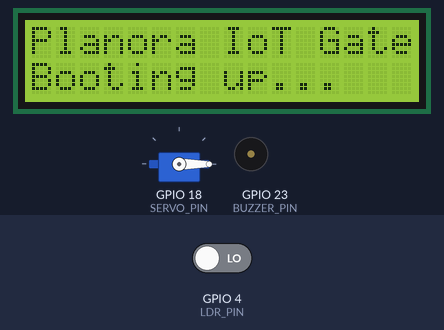
The sketch below on a simulated ESP32. Shown: servo, 16×2 character LCD, buzzer (waves = sounding, pin HIGH). The inputs (shaded band) are chosen by the test bench; at power-on: GPIO 4 (LDR_PIN) LOW. WiFi joins after 1.5 s; servers stay silent unless stated; uploads are accepted with an empty reply; what the sketch prints to the serial monitor is not drawn.

Above: at 0.1 s.
At 3.5 s:
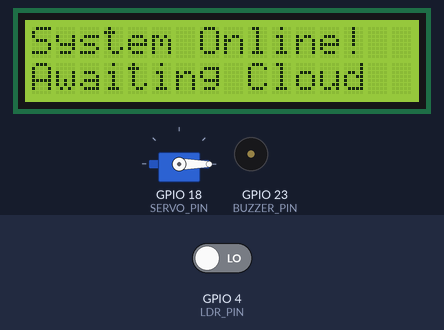
Timing chart, 0 to 5.0 s (numbered marks = the images above):
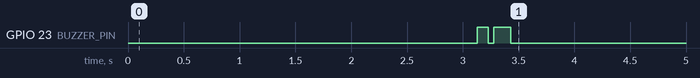

The sketch:

Hrdware_Code.ino
```cpp
#include <Arduino.h>
#include <WiFi.h>
#include <WiFiClientSecure.h>
#include <ESP32Servo.h>
#include <Wire.h>
#include <LiquidCrystal_I2C.h>

// 1. HARDWARE PIN DEFINITIONS
#define SERVO_PIN 18
#define LDR_PIN    4
#define BUZZER_PIN 23

// 2. NETWORK & FIREBASE ENVIRONMENT SETUP
#define WIFI_SSID "Kaveri block 2st floor B3_2.4Gh"
#define WIFI_PASSWORD "Omsai@123"
#define FIREBASE_API_KEY "AIzaSyBuNWz-u1hoqOWhe_Ia9LhkwWbul73mB2w"
#define FIREBASE_PROJECT_ID "planora-16eda"

Servo parkingBarrier;
WiFiClientSecure client;
LiquidCrystal_I2C lcd(0x27, 16, 2);

// Safety tuning parameters
bool vehicleIsSafetyBlocked = false;
String currentPhysicalState = "UNKNOWN";
bool wasSafetyBlocked;
// --- AUDIO FEEDBACK FUNCTIONS ---
void successChime() {
  digitalWrite(BUZZER_PIN, HIGH); delay(100);
  digitalWrite(BUZZER_PIN, LOW); delay(50);
  digitalWrite(BUZZER_PIN, HIGH); delay(150);
  digitalWrite(BUZZER_PIN, LOW);
}

void warningBeep() {
  for(int i=0; i<3; i++) {
    digitalWrite(BUZZER_PIN, HIGH); delay(150);
    digitalWrite(BUZZER_PIN, LOW); delay(100);
  }
}

// --- CLOUD CONNECTION FUNCTION ---
String sendRawRESTRequest(String method, String urlPath, String payload) {
  String response = "";
  client.setInsecure();

  if (client.connect("firestore.googleapis.com", 443)) {
    client.println(method + " " + urlPath + " HTTP/1.1");
    client.println("Host: firestore.googleapis.com");
    client.println("Connection: close");
    if (payload.length() > 0) {
      client.println("Content-Type: application/json");
      client.println("Content-Length: " + String(payload.length()));
      client.println();
      client.print(payload);
    } else {
      client.println();
    }
    while (client.connected() || client.available()) {
      if (client.available()) {
        char c = client.read();
        response += c;
      }
    }
    client.stop();
  }
  return response;
}

void setup() {
  Serial.begin(115200);

  pinMode(LDR_PIN, INPUT);
  pinMode(BUZZER_PIN, OUTPUT);

  // Initialize Gate
  parkingBarrier.attach(SERVO_PIN);
  parkingBarrier.write(0);
  currentPhysicalState = "HORIZONTAL";
  String currentPhysicalState = "UNKNOWN";
  bool wasSafetyBlocked = false; // Remembers if the screen is stuck on a warning

  // Initialize Screen UI
  lcd.init();
  lcd.backlight();
  lcd.clear();
  lcd.setCursor(0, 0);
  lcd.print("Planora IoT Gate");
  lcd.setCursor(0, 1);
  lcd.print("Booting up...");
  delay(1500);

  // Connect to Wi-Fi
  lcd.clear();
  lcd.setCursor(0, 0);
  lcd.print("Connecting to");
  lcd.setCursor(0, 1);
  lcd.print("Wi-Fi Network...");

  WiFi.begin(WIFI_SSID, WIFI_PASSWORD);
  while (WiFi.status() != WL_CONNECTED) {
    delay(500);
    Serial.print(".");
  }

  successChime();
  lcd.clear();
  lcd.setCursor(0, 0);
  lcd.print("System Online!");
  lcd.setCursor(0, 1);
  lcd.print("Awaiting Cloud");
  delay(2000);
}

void loop() {
  // Read local safety sensor DIGITALLY
  int ldrValue = digitalRead(LDR_PIN);

  // Log sensor state to monitor calibration
  Serial.print("LDR (Digital): "); Serial.println(ldrValue);

  // Evaluate Safety Constraints (If car breaks light beam)
  if (ldrValue == HIGH) {
    vehicleIsSafetyBlocked = true;
  } else {
    vehicleIsSafetyBlocked = false;
  }

  String basePath = "/v1/projects/" + String(FIREBASE_PROJECT_ID) + "/databases/(default)/documents/Parking_Slots/Cubbon_Park_Slot_01";

  // 1. REPORT CURRENT VEHICLE OCCUPANCY UP TO FIRESTORE
  String patchPath = basePath + "?updateMask.fieldPaths=isVehiclePresent&key=" + String(FIREBASE_API_KEY);
  String patchPayload = "{\"fields\":{\"isVehiclePresent\":{\"booleanValue\":" + String(vehicleIsSafetyBlocked ? "true" : "false") + "}}}";
  sendRawRESTRequest("PATCH", patchPath, patchPayload);
  delay(200);

  // 2. READ TARGET COMMAND STATE FROM CLOUD
  String getPath = basePath + "?key=" + String(FIREBASE_API_KEY);
  String serverResponse = sendRawRESTRequest("GET", getPath, "");

  if (serverResponse.length() > 0) {
    int jsonBodyIndex = serverResponse.indexOf("\r\n\r\n");
    if (jsonBodyIndex != -1) {
      String jsonBody = serverResponse.substring(jsonBodyIndex + 4);

      // --- COMMAND RECEIVED: MOVE GATE UP (VERTICAL / BOOKED) ---
      if (jsonBody.indexOf("\"VERTICAL\"") != -1 || jsonBody.indexOf("VERTICAL") != -1) {

        if (vehicleIsSafetyBlocked) {
          Serial.println("WARNING: Car blocking gate UP movement!");
          lcd.clear();
          lcd.setCursor(0, 0);
          lcd.print("  SAFETY LOCK!  ");
          lcd.setCursor(0, 1);
          lcd.print("Vehicle On Gate!");
          wasSafetyBlocked = true; // Remember that the screen is showing a warning

          digitalWrite(BUZZER_PIN, HIGH); delay(80); digitalWrite(BUZZER_PIN, LOW);
        }
        // Move gate OR redraw the screen if the safety lock just cleared
        else if (currentPhysicalState != "VERTICAL" || wasSafetyBlocked) {

          // Only move the motor if it's not already vertical
          if (currentPhysicalState != "VERTICAL") {
            Serial.println("Command: VERTICAL -> Opening Gate");
            warningBeep();
            parkingBarrier.write(90);
            currentPhysicalState = "VERTICAL";
          }

          // Always redraw the correct text
          lcd.clear();
          lcd.setCursor(0, 0);
          lcd.print("Slot Booked");
          lcd.setCursor(0, 1);
          lcd.print("Scan QR to Enter");

          wasSafetyBlocked = false; // Reset the memory flag
        }
      }

      // --- COMMAND RECEIVED: MOVE GATE DOWN (HORIZONTAL / AVAILABLE) ---
      else if (jsonBody.indexOf("\"HORIZONTAL\"") != -1 || jsonBody.indexOf("HORIZONTAL") != -1) {

        if (vehicleIsSafetyBlocked) {
          Serial.println("WARNING: Car blocking gate DOWN movement!");
          lcd.clear();
          lcd.setCursor(0, 0);
          lcd.print("  SAFETY LOCK!  ");
          lcd.setCursor(0, 1);
          lcd.print("Obstacle In Way");
          wasSafetyBlocked = true; // Remember that the screen is showing a warning

          digitalWrite(BUZZER_PIN, HIGH); delay(80); digitalWrite(BUZZER_PIN, LOW);
        }
        // Move gate OR redraw the screen if the safety lock just cleared
        else if (currentPhysicalState != "HORIZONTAL" || wasSafetyBlocked) {

          // Only move the motor if it's not already horizontal
          if (currentPhysicalState != "HORIZONTAL") {
            Serial.println("Command: HORIZONTAL -> Closing Gate");
            parkingBarrier.write(0);
            currentPhysicalState = "HORIZONTAL";
            successChime();
          }

          // Always redraw the correct text
          lcd.clear();
          lcd.setCursor(0, 0);
          lcd.print("Slot Available");
          lcd.setCursor(0, 1);
          lcd.print("Planora Parking");

          wasSafetyBlocked = false; // Reset the memory flag
        }
      }
    }
  }

  delay(2000);
}
```
